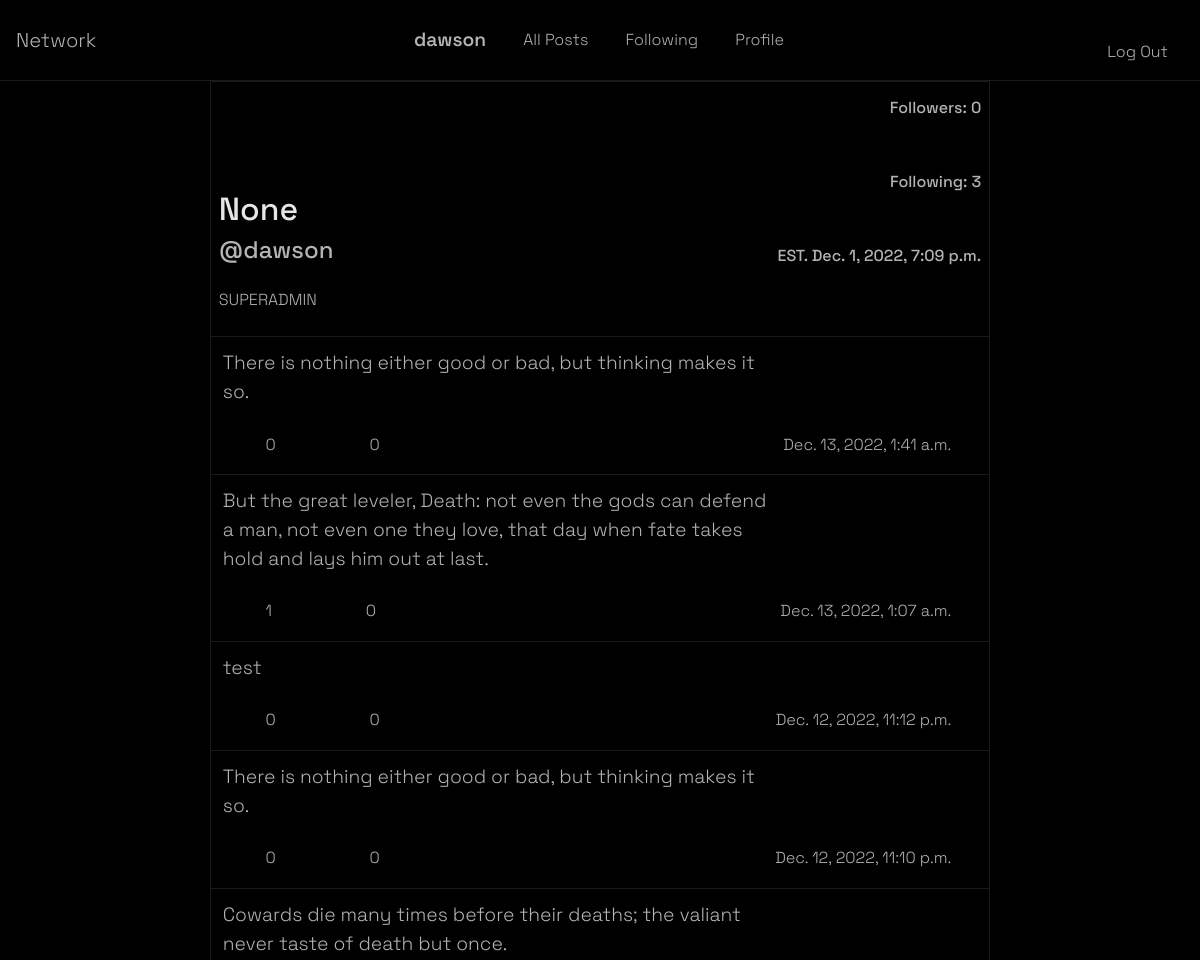
/profile/dawson (signed in, upper part), run on an earlier commit of the app's database.
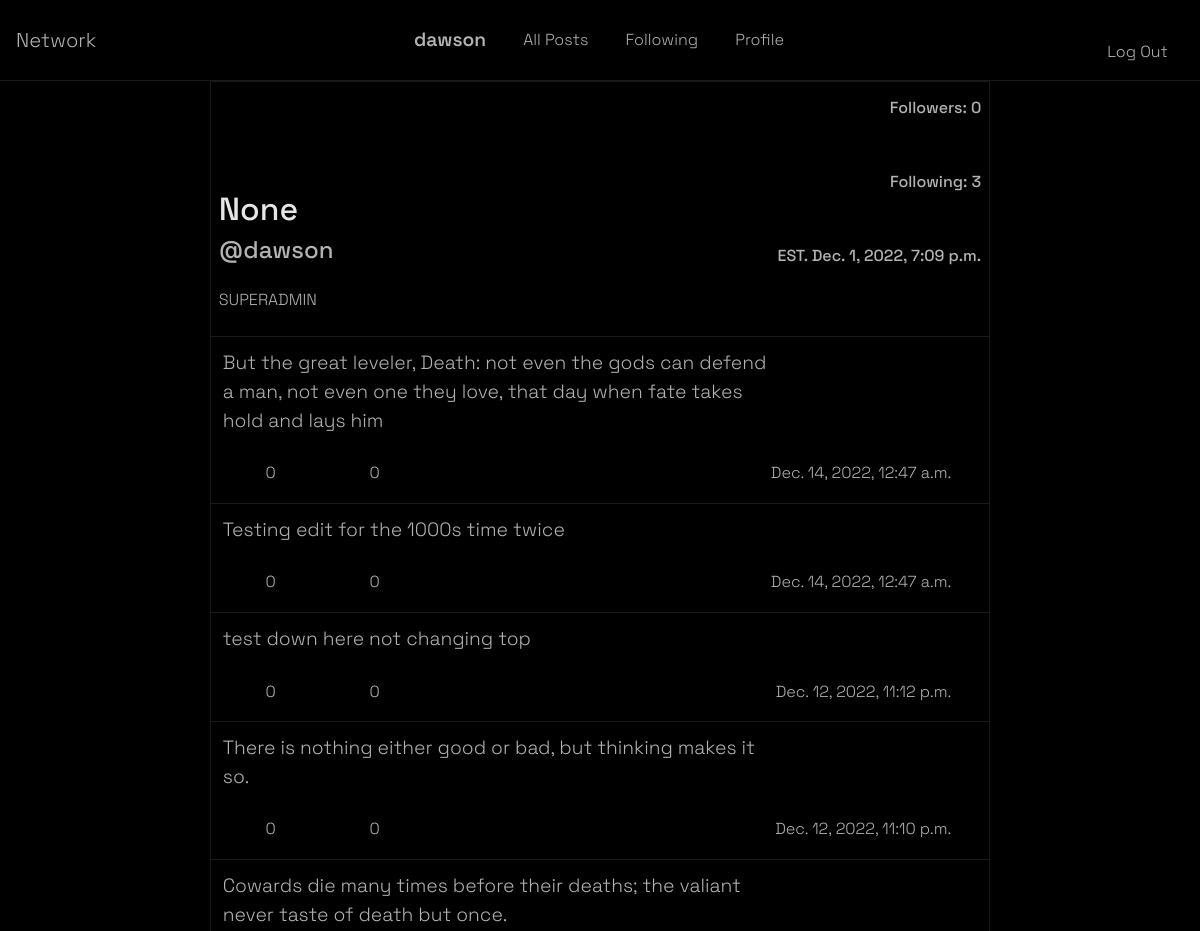
And on a later commit of the database.
### network/models.py (models this page shows, shortened)
class Post(models.Model):
    username = models.CharField(
        default='None', max_length=24, null=True, blank=True)
    caption = models.TextField(default="")
    timestamp = models.DateTimeField(auto_now_add=True)
    totalLikes = models.IntegerField(default=0)
    totalComments = models.IntegerField(default=0)

### network/views.py (the view)
# urls.py: path("profile/<str:username>", views.profile, name="profile"),
@login_required(login_url='/login')
def profile(request, username):
    if request.user.id == None:
        print(request.user)
        return JsonResponse({'url': 'http://127.0.0.1:8000/login'})
    userPosts = Post.objects.filter(username=username).all().values()
    userPosts = userPosts.order_by('-timestamp')
    userInfo = User.objects.filter(username=username).values()
    currUser = request.user
    currUser = User.objects.filter(username=currUser).values()
    pNum = request.GET.get('page')
    if pNum is None:
        pNum = 1
    try:
        Realationships.objects.get(
            followerId=currUser[0]['id'], followingId=userInfo[0]['id'])
        isFollowing = True
    except Realationships.DoesNotExist:
        isFollowing = False
    print(isFollowing)
    userPosts = Paginator(userPosts, 10)
    return render(request, "network/profile.html", {
        'postForm': PostForm,
        'userPosts': userPosts.get_page(pNum),
        'userInfo': userInfo[0],
        'isFollowing': isFollowing,
    })

### network/templates/network/profile.html (shortened to what this page needs)
{% extends "network/layout.html" %}
{% block body %}
<div id='profile-body'>
    <div id='profile-user-info'>
        <div id='header'>
            <div id='user-header-left'>
                <box-icon name='user-circle' size='100px' color='white'></box-icon>
                <h2 style='color: rgb(230, 230, 230)'>{{ userInfo.name }}</h2>
                <h4 data-user-profile='{{ userInfo.username }}'>@{{ userInfo.username }}</h4>
            </div>
            <div id='user-header-right'>
                <h6 id='followers'>Followers: {{ userInfo.followers }}</h6>
                <h6 id='following'>Following: {{ userInfo.following }}</h6>
                <h6> EST. {{ userInfo.date_joined }}</h6>
            </div>
        </div>
        <div id='user-header-center'>
            {% if userInfo.bio != '' %}<p>{{ userInfo.bio }}</p>{% endif %}
        </div>
    <div id='user-posts'>
        {% for post in userPosts %}
        <div class='profile-single-post'>
            <div class='profile-sp-left'>
                <div class='profile-sp-caption'>
                    <p id='para_{{ post.id }}'>{{ post.caption }}</p>
                </div>
                <div class='interactions'>
                    <form class='interaction-form' method='POST'>
                        <div class='interaction-form'>
                            <button type='submit' class='like interaction-button' name="{{ post.id }}"><box-icon color='white' size='sm' name='like' class='interaction-icons'></box-icon></button>
                            <p id='p-{{ post.id }}'>{{ post.totalLikes }}</p>
                        </div>
                        <div class='interaction-form'>
                            <button type='submit' class='dislike interaction-button' name="{{ post.id }}"><box-icon color='white' size='sm' name='dislike' class='interaction-icons'></box-icon></button>
                            <button type='submit' class='comment interaction-button' name="{{ post.id }}"><box-icon color='white' size='sm' name='comment' class='interaction-icons'></box-icon></button>
                            <p id='p-{{ post.id }}'>{{ post.totalComments }}</p>
                        </div>
                    </form>
                    <div class='profile-timestamp'><p>{{ post.timestamp }}</p></div>
                    </div>
            </div>
            <div class='profile-sp-right'>
                {% if userInfo.username == user.username %}
                <div class='edit-post'>
                    <button type="button" id='editPostButton' class="btn btn-dark" data-toggle="modal" data-target="#editPost{{ post.id }}" data-whatever="@getbootstrap">
                        <box-icon animation='none' id='editPostSvg' name='plus-circle' size='30px' color="rgb(230, 230, 230)"></box-icon></button>
                </div>
                {% endif %}
            </div>
        </div>
        {% endfor %}
    </div>
</div>
</div>
{% endblock %}

What changed in the data, as far as the page shows it:
removed Post: caption "There is nothing either good or bad, but thinking makes it so.", totalLikes "0", totalComments "0", timestamp "Dec. 13, 2022, 1:41 a.m."
removed Post: caption "But the great leveler, Death: not even the gods can defend a man, not even one they love, that day when fate takes hold and lays him out at last.", totalLikes "1", totalComments "0", timestamp "Dec. 13, 2022, 1:07 a.m."
added Post: caption "But the great leveler, Death: not even the gods can defend a man, not even one they love, that day when fate takes hold and lays him", totalLikes "0", totalComments "0", timestamp "Dec. 14, 2022, 12:47 a.m."
added Post: caption "Testing edit for the 1000s time twice", totalLikes "0", totalComments "0", timestamp "Dec. 14, 2022, 12:47 a.m."
changed Post: caption "test" → "test down here not changing top"
